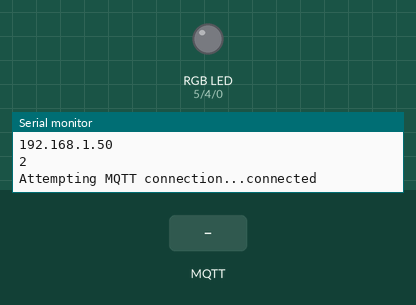
This sketch was run on a simulated ESP8266 (NodeMCU). Shown: an RGB LED mixed from three pins (HIGH = lit), the last lines printed to the serial monitor. Inputs (shaded band) come from the test bench. WiFi joins after 1.5 s; servers stay silent unless stated; random numbers use the default seed unless the sketch sets one; no MQTT or app messages arrive unless stated.

Above: at 4.7 s.
4.8 s: MQTT message "1" arrives on the second subscribed topic
At 6.8 s:
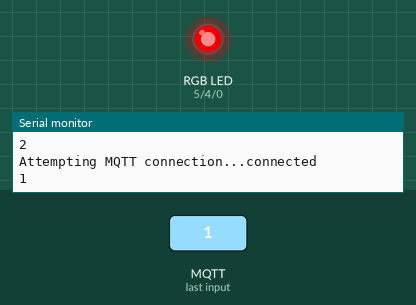
7.8 s: MQTT message "3" arrives on the second subscribed topic
At 9.7 s:
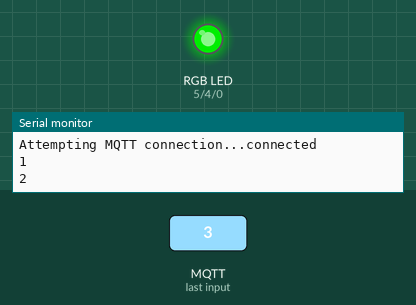
9.8 s: MQTT message "4" arrives on the second subscribed topic
At 10.7 s:
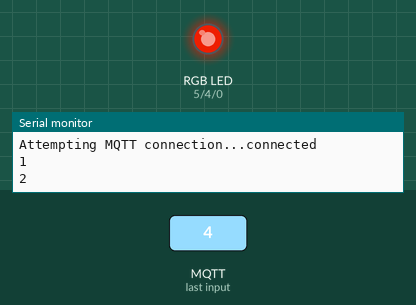
12.3 s: MQTT message "cor" arrives on the second subscribed topic
At 15.1 s:
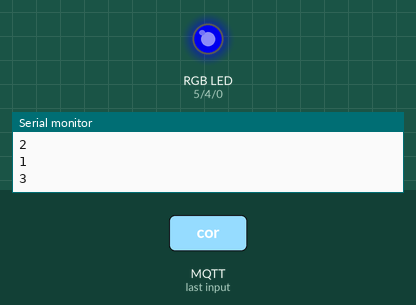
15.3 s: MQTT message "0" arrives on the second subscribed topic
At 18.1 s:
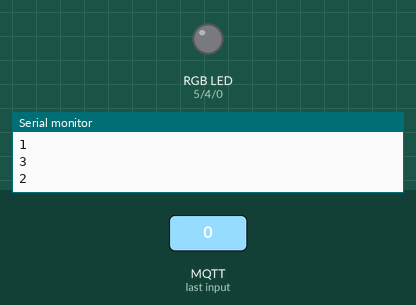
Timing chart, 0 to 19.3 s (numbered marks = the images above; inputs shaded):
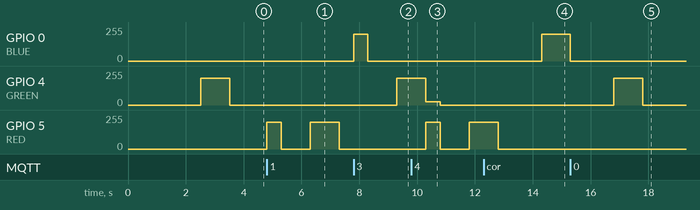

The sketch:

genius.ino
```cpp
/*
  Basic ESP8266 MQTT example

  This sketch demonstrates the capabilities of the pubsub library in combination
  with the ESP8266 board/library.

  It connects to an MQTT server then:
  - publishes "hello world" to the topic "outTopic" every two seconds
  - subscribes to the topic "inTopic", printing out any messages
    it receives. NB - it assumes the received payloads are strings not binary
  - If the first character of the topic "inTopic" is an 1, switch ON the ESP Led,
    else switch it off

  It will reconnect to the server if the connection is lost using a blocking
  reconnect function. See the 'mqtt_reconnect_nonblocking' example for how to
  achieve the same result without blocking the main loop.

  To install the ESP8266 board, (using Arduino 1.6.4+):
  - Add the following 3rd party board manager under "File -> Preferences -> Additional Boards Manager URLs":
       http://arduino.esp8266.com/stable/package_esp8266com_index.json
  - Open the "Tools -> Board -> Board Manager" and click install for the ESP8266"
  - Select your ESP8266 in "Tools -> Board"

*/

#include <ESP8266WiFi.h>
#include <PubSubClient.h>
// Update these with values suitable for your network.

const char* ssid = "2.4NET VIRTUA_62";
const char* password = "1049917000";
const char* mqtt_server = "37.187.106.16";
const int RED = 5;
const int GREEN = 4;
const int BLUE = 0;
WiFiClient espClient;
PubSubClient client(espClient);
char msg[50];
String colorList;
int interval = 1000;
int previousTime = 0;
int rounds = 0, colorIndex = 0, totalColors = 5;
void setup_wifi() {

  delay(10);
  // We start by connecting to a WiFi network
  Serial.println();
  Serial.print("Connecting to ");
  Serial.println(ssid);

  WiFi.begin(ssid, password);

  while (WiFi.status() != WL_CONNECTED) {
    delay(500);
    Serial.print(".");
  }

  randomSeed(micros());

  Serial.println("");
  Serial.println("WiFi connected");
  Serial.println("IP address: ");
  Serial.println(WiFi.localIP());
}
void ledColor(int color) {
  if (color == 0) {
    analogWrite(RED, 0);
    analogWrite(GREEN, 0);
    analogWrite(BLUE, 0);
  } else if (color == 1) {
    analogWrite(RED, 200);
    analogWrite(GREEN, 0);
    analogWrite(BLUE, 0);
  } else if (color == 2) {
    analogWrite(RED, 0);
    analogWrite(GREEN, 200);
    analogWrite(BLUE, 0);
  } else if (color == 3) {
    analogWrite(RED, 0);
    analogWrite(GREEN, 0);
    analogWrite(BLUE, 200);
  } else if (color == 4) {
    analogWrite(RED, 200);
    analogWrite(GREEN, 25);
    analogWrite(BLUE, 0);
  }
}
void startGame() {
  colorList = "";
  colorIndex = 0;
  startRound();
}
void showColors(){
  int colorS = 0;
  for(int i=0;i<colorList.length();i++){
    colorS = colorList[i]-'0';
    delay(interval);
    ledColor(colorS);
    delay(interval);
    ledColor(0);
  }
  ledColor(0);
}
void startRound() {
  colorList = colorList+ random(1,totalColors);
  Serial.println(colorList);
  colorIndex = 0;
  char rounds[3];
  sprintf(rounds,"%d",colorList.length());
  client.publish("round",rounds);
  showColors();
}
void callback(char* topic, byte* payload, unsigned int length) {
  char toString[10] = "";
  for (int i = 0; i < length; i++) {
    toString[i] = (char)payload[i];
  }
  int num = atoi(toString);
  if (strcmp(topic, "cor") == 0) {
    int cor = colorList[colorIndex] - '0';
    ledColor(num);
    delay(500);
    ledColor(0);
    if (num == cor) {
      colorIndex++;
      if (colorIndex >= colorList.length())
        startRound();
    }
    else{
      startGame();
    }
  }
}

void reconnect() {
  // Loop until we're reconnected
  while (!client.connected()) {
    Serial.print("Attempting MQTT connection...");
    // Create a random client ID
    String clientId = "ESP8266Client-";
    clientId += String(random(0xffff), HEX);
    // Attempt to connect
    if (client.connect(clientId.c_str())) {
      Serial.println("connected");
      client.subscribe("reset");
      client.subscribe("cor");
    } else {
      Serial.print("failed, rc=");
      Serial.print(client.state());
      Serial.println(" try again in 5 seconds");
      // Wait 5 seconds before retrying
      delay(5000);
    }
  }
}
void setup() {
  pinMode(RED, OUTPUT);
  pinMode(GREEN, OUTPUT);
  pinMode(BLUE, OUTPUT);
  Serial.begin(115200);
  setup_wifi();
  client.setServer(mqtt_server, 1883);
  client.setCallback(callback);
  startGame();
}

void loop() {
  if (!client.connected()) {
    reconnect();
  }
  client.loop();
}
```

Measured:
- after the input at 4.8 s, GPIO 5 (RED): 0/255 → 200/255 at once, → 0/255 0.50 s later, → 200/255 1.0 s later, → 0/255 1.0 s later
- after the input at 7.8 s, GPIO 0 (BLUE): 0/255 → 200/255 at once, → 0/255 0.50 s later; GPIO 4 (GREEN): 0/255 → 200/255 after 1.5 s
- after the input at 9.8 s, GPIO 5 (RED): 0/255 → 200/255 after 0.50 s, → 0/255 0.50 s later, → 200/255 1.0 s later
- after the input at 12.3 s, GPIO 0 (BLUE): 0/255 → 200/255 after 2.0 s
- after the input at 15.3 s, GPIO 4 (GREEN): 0/255 → 200/255 after 1.5 s, → 0/255 1.0 s later
